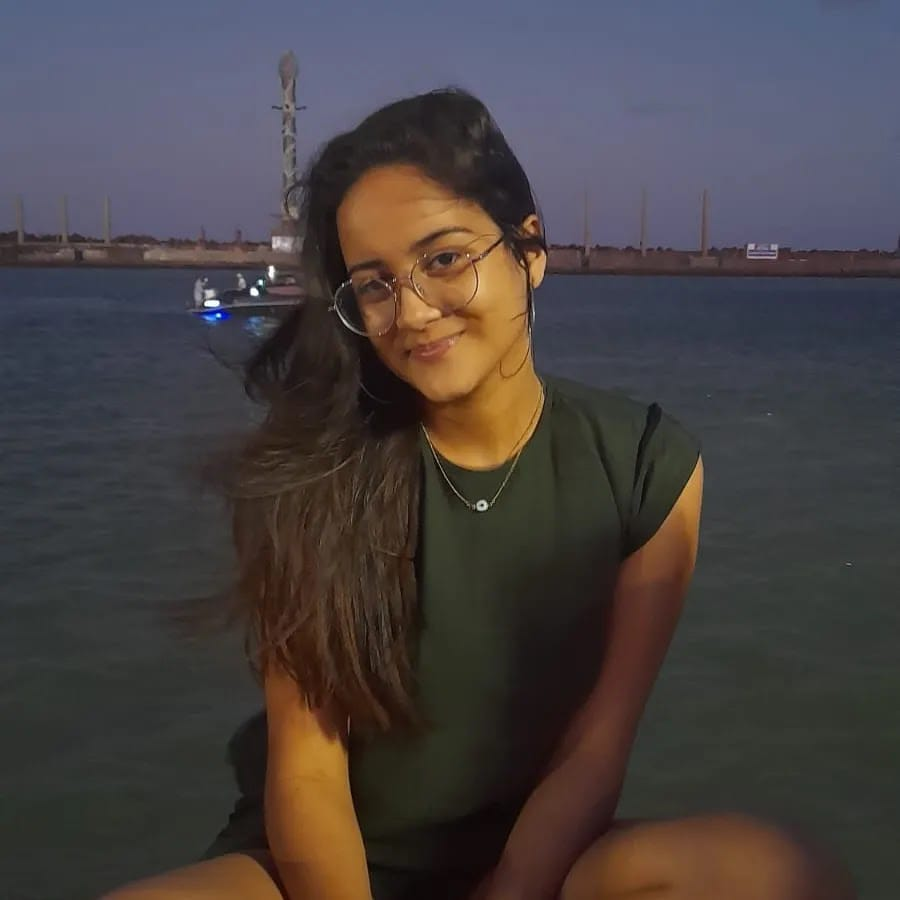
#> input picture input/imagem.jpeg, 900 x 900 px
$ python escala_cinza.py
#> lines starting #> are read from the running program, lines starting #| are printed output that depends on the picture
### pillow/basics.py
from PIL import Image
import os


INPUT_FOLDER = "../input"

# os.path.join(INPUT_FOLDER, "imagem.jpeg")
def file_path(file):
    return os.path.join(INPUT_FOLDER, file)

image = Image.open(file_path("imagem.jpeg"))
#> image is the input picture: PIL image 900x900 RGB; mean R, G, B 72.1, 65.6, 66.4


print(image.getpixel((300, 200))) # cada pixel tem que ser passado em escala de coordenada
#| (77, 72, 78)
                                  # é retornado uma tupla de cores
                                  # tupla: geralmente trabalhando com rpg
                                  # PNG permite reconhecer transparencia, tanto que em imagens nessa configuração é retornado uma tupla de 4 coordenadas, quanto mais perto do 0 mais transparente, quando mais perto do 255 mais opaco
image.putpixel((50, 200), (0, 0, 0)) # passar tupla da coordenada x,y e tupla da coordenada de cores
image.show()


# RGB está entre 0 e 255, representa 1 byte

### pillow/escala_cinza.py

from PIL import Image
from basics import file_path

## branco e preto são a mesma cor (ausencia de cor), variada apenas pelo tom de brilho
## O RGB não distingue essa luminosidade, tons de cinza acabam tendo valores de coordenadas redendantes

## precisamos apenas do parametro de luminancia para trabalahr com dados em escala de cinza
## para tranformar em escala de cinza, podemos levar em consideração o comportamento citado: as coodenadas tem cores similares ~ iguais

## O mais indicado seria fazer uma media ponderada, dado que temos perceções diferentes das cores azul, verde e vermelho (com maior peso para o verde)
def grayscale(image):

    width, height = image.size
#> width = 900; height = 900

    buff = Image.new("RGB", (width, height))
#> buff: PIL image 900x900 RGB; every value is 0

    for x in range(width):
        for y in range(height):
            pixL = image.getpixel((x,y))
            mid = int(0.3*pixL[0] + 0.59*pixL[1] + 0.11*pixL[2])
            buff.putpixel((x,y) , (mid, mid, mid))
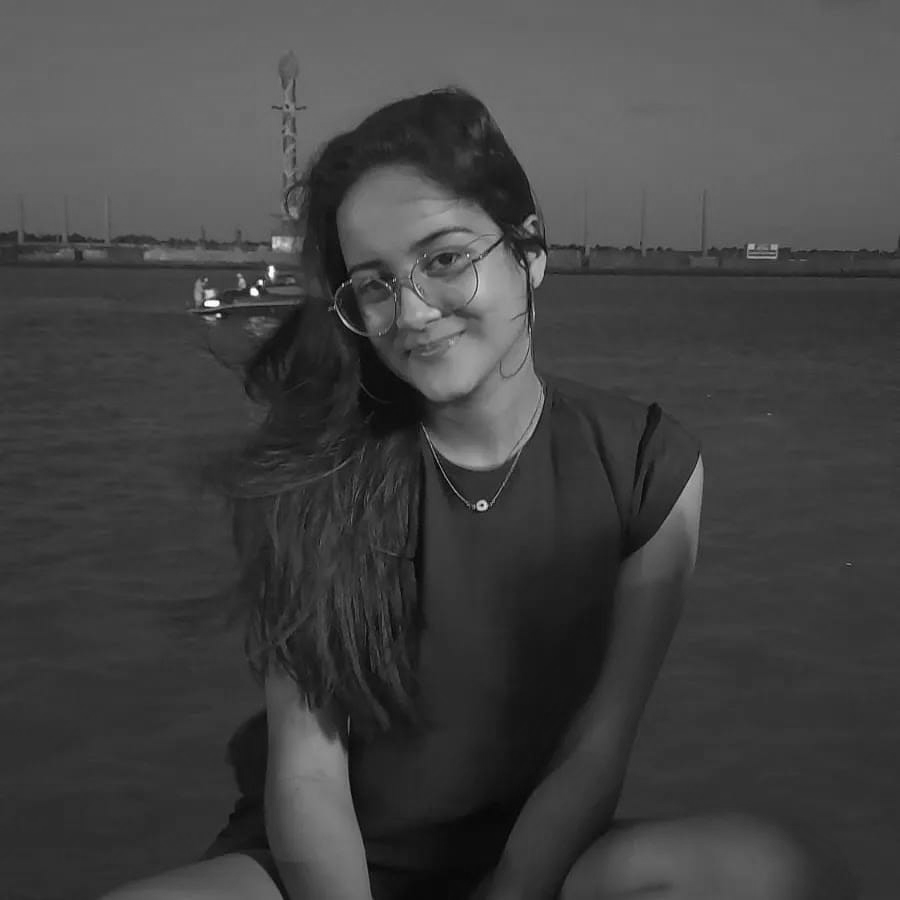
#> buff: PIL image 900x900 RGB; min 1, max 254, mean 67.2

    return buff

if __name__ == "__main__":

    image = Image.open(file_path("imagem.jpeg"))
    gray = grayscale(image)
    gray.save("../output/gray.jpeg", 'JPEG')
    gray.show()
